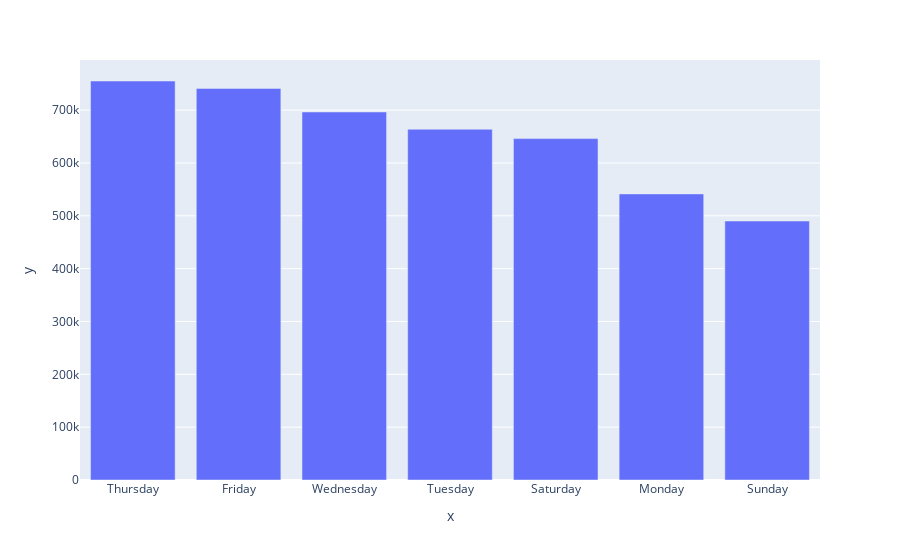

The code cell stored with this chart in its notebook:
### Code cell
px.bar(x=df['weekday'].value_counts().index,y=df['weekday'].value_counts())

### Figure 1 — Plotly figure (JSON) as saved in the notebook; plotly's stock layout.template omitted (floating-point values rounded to 4 significant figures)
{"data": [{"alignmentgroup": "True", "hovertemplate": "x=%{x}<br>y=%{y}<extra></extra>", "legendgroup": "", "marker": {"color": "#636efa", "pattern": {"shape": ""}}, "name": "", "offsetgroup": "", "orientation": "v", "showlegend": false, "textposition": "auto", "type": "bar", "x": ["Thursday", "Friday", "Wednesday", "Tuesday", "Saturday", "Monday", "Sunday"], "xaxis": "x", "y": [755145, 741139, 696488, 663789, 646114, 541472, 490180], "yaxis": "y"}], "layout": {"autosize": true, "barmode": "relative", "legend": {"tracegroupgap": 0}, "margin": {"t": 60}, "xaxis": {"anchor": "y", "autorange": true, "domain": [0, 1], "range": [-0.5, 6.5], "title": {"text": "x"}, "type": "category"}, "yaxis": {"anchor": "x", "autorange": true, "domain": [0, 1], "range": [0, 794900.0], "title": {"text": "y"}, "type": "linear"}}}
